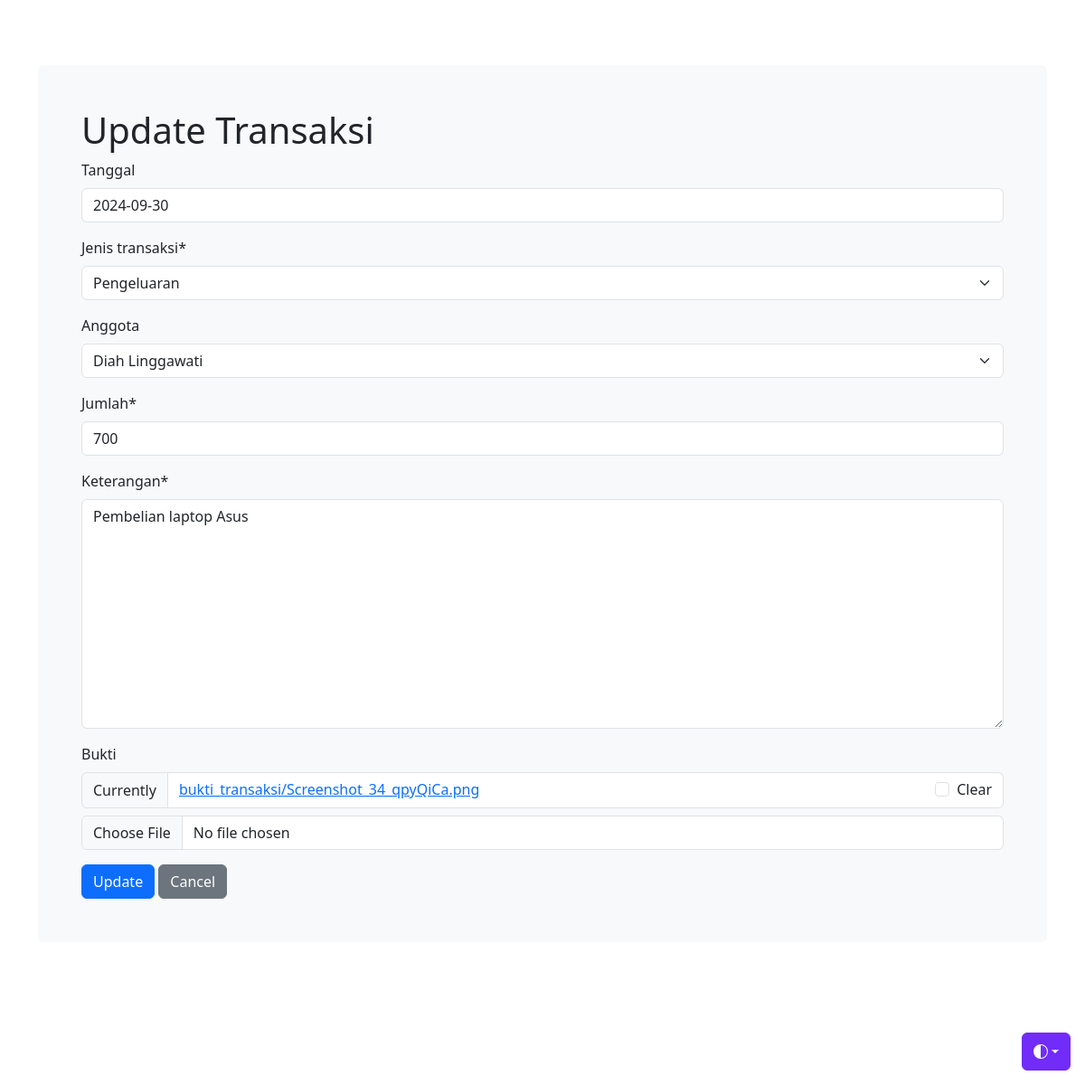
The page /update_item/9/ on the database its author committed.
### transaksi/models.py (models this page shows, shortened)
class Transaksi(models.Model):
    JENIS_TRANSAKSI_CHOICES = [
        ('P', 'Pengeluaran'),
        ('M', 'Pemasukan'),
    ]
    id = models.AutoField(primary_key=True)
    tanggal = models.DateField(blank=True)
    jenis_transaksi = models.CharField(max_length=1, choices=JENIS_TRANSAKSI_CHOICES)
    anggota =  models.ForeignKey(Anggota, on_delete=models.CASCADE, blank=True)
    jumlah = models.IntegerField()
    keterangan = models.TextField()
    bukti = models.FileField(upload_to='bukti_transaksi/', blank=True, null=True)

### transaksi/views.py (the view)
# urls.py: path('update_item/<int:pk>/', views.update_item, name='update_item'),
def update_item(request, pk):
    item = get_object_or_404(Transaksi, pk=pk)
    form = TransaksiUpdateForm(request.POST or None, instance=item)
    if request.method == 'POST' and form.is_valid():
        form.save()
        messages.success(request, ' Update Successfully')
        return redirect('list_item')
    context = {
        'form': form,
        'title': 'Update Transaksi'
    }
    return render(request, 'update_item.html', context)

### transaksi/forms.py
class TransaksiUpdateForm(forms.ModelForm):
    class Meta:
        model = Transaksi
        fields = ['tanggal', 'jenis_transaksi', 'anggota', 'jumlah', 'keterangan', 'bukti']

### transaksi/models.py (called while the page is built)
    def __str__(self):
        return self.nama

### transaksi/templates/update_item.html (shortened to what this page needs)
{% load static %} {% load crispy_forms_tags %}
<!DOCTYPE html>
<html lang="en" data-bs-theme="auto">
  <head>
    <link
      rel="stylesheet"
      href="https://cdn.jsdelivr.net/npm/@docsearch/css@3"
    />
    <link href="{% static 'css/stylesheet.css' %}" rel="stylesheet" />
    <link href="{% static 'css/bootstrap.min.css' %}" rel="stylesheet" />
    <link href="{% static 'css/navbar-fixed.css' %}" rel="stylesheet" />
  </head>
  <body>
    <div
      class="dropdown position-fixed bottom-0 end-0 mb-3 me-3 bd-mode-toggle"
    >
      <button
        class="btn btn-bd-primary py-2 dropdown-toggle d-flex align-items-center"
        id="bd-theme"
        type="button"
        aria-expanded="false"
        data-bs-toggle="dropdown"
        aria-label="Toggle theme (auto)"
      >
        <svg class="bi my-1 theme-icon-active" width="1em" height="1em">
          <use href="#circle-half"></use>
        </svg>
      </button>
    </div>
    {% block content %}
    <main class="container">
      <div class="bg-body-tertiary p-5 rounded">
        <h1>{{ title }}</h1>
        <form method="POST">
          {% csrf_token %} {{ form|crispy }}
          <div class="button-group">
            <button type="submit" class="btn btn-primary">Update</button>
            <a href="{% url 'list_item' %}" class="btn btn-secondary">Cancel</a>
          </div>
        </form>
      </div>
    </main>
    {% endblock %}
  </body>
</html>

### static/css/stylesheet.css (style rules this page uses)
body { background-color: #34eb6b; }

### static/css/navbar-fixed.css (style rules this page uses)
body { min-height: 75rem; padding-top: 4.5rem; }

### transaksi/templates/update_item.html (style rules this page uses)
.bi { vertical-align: -0.125em; fill: currentColor; }
.btn-bd-primary { --bd-violet-bg: #712cf9; --bd-violet-rgb: 112.520718, 44.062154, 249.437846; --bs-btn-font-weight: 600; --bs-btn-color: var(--bs-white); --bs-btn-bg: var(--bd-violet-bg); --bs-btn-border-color: var(--bd-violet-bg); --bs-btn-hover-color: var(--bs-white); --bs-btn-hover-bg: #6528e0; --bs-btn-hover-border-color: #6528e0; --bs-btn-focus-shadow-rgb: var(--bd-violet-rgb); --bs-btn-active-color: var(--bs-btn-hover-color); --bs-btn-active-bg: #5a23c8; --bs-btn-active-border-color: #5a23c8; }
.bd-mode-toggle { z-index: 1500; }

### rows shown on the page
Transaksi: tanggal "2024-09-30", jenis_transaksi "Pengeluaran", anggota "Diah Linggawati", jumlah "700", keterangan "Pembelian laptop Asus"

### other values the page prints
{{ title }} "Update Transaksi"
